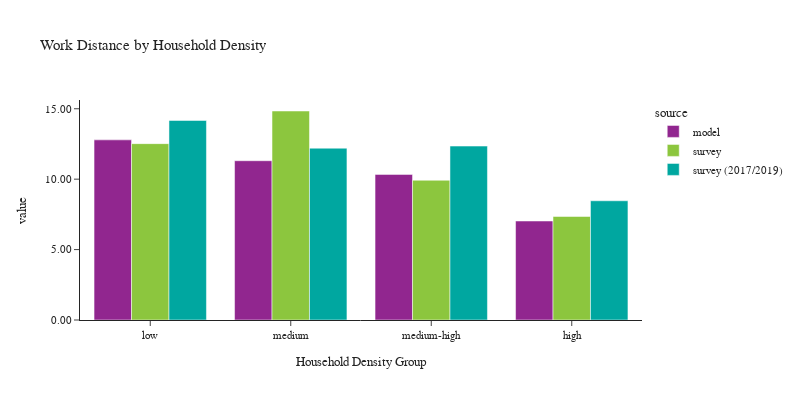

Here is the notebook cell this chart was saved with:
### Code cell
plot_work_location(df_workers, 'hh_density_group', 'Household Density', 'Household Density Group')

### Figure 1 — Plotly figure (JSON) as saved in the notebook; plotly's stock layout.template omitted (floating-point values rounded to 4 significant figures)
{"data": [{"alignmentgroup": "True", "customdata": [[569371], [582851], [538814], [519132]], "hovertemplate": "source=model<br>hh_density_group=%{x}<br>value=%{y}<br>sample count=%{customdata[0]}<extra></extra>", "legendgroup": "model", "marker": {"color": "#91268F", "pattern": {"shape": ""}}, "name": "model", "offsetgroup": "model", "orientation": "v", "showlegend": true, "textposition": "auto", "type": "bar", "x": ["low", "medium", "medium-high", "high"], "xaxis": "x", "y": [12.79, 11.31, 10.34, 7.029], "yaxis": "y"}, {"alignmentgroup": "True", "customdata": [[459], [436], [538], [1173]], "hovertemplate": "source=survey<br>hh_density_group=%{x}<br>value=%{y}<br>sample count=%{customdata[0]}<extra></extra>", "legendgroup": "survey", "marker": {"color": "#8CC63E", "pattern": {"shape": ""}}, "name": "survey", "offsetgroup": "survey", "orientation": "v", "showlegend": true, "textposition": "auto", "type": "bar", "x": ["low", "medium", "medium-high", "high"], "xaxis": "x", "y": [12.52, 14.84, 9.923, 7.351], "yaxis": "y"}, {"alignmentgroup": "True", "customdata": [[496], [574], [766], [3759]], "hovertemplate": "source=survey (2017/2019)<br>hh_density_group=%{x}<br>value=%{y}<br>sample count=%{customdata[0]}<extra></extra>", "legendgroup": "survey (2017/2019)", "marker": {"color": "#00A7A0", "pattern": {"shape": ""}}, "name": "survey (2017/2019)", "offsetgroup": "survey (2017/2019)", "orientation": "v", "showlegend": true, "textposition": "auto", "type": "bar", "x": ["low", "medium", "medium-high", "high"], "xaxis": "x", "y": [14.17, 12.2, 12.35, 8.466], "yaxis": "y"}], "layout": {"barmode": "group", "font": {"size": 11}, "height": 400, "legend": {"title": {"text": "source"}, "tracegroupgap": 0}, "title": {"text": "Work Distance by Household Density"}, "width": 800, "xaxis": {"anchor": "y", "domain": [0.0, 1.0], "title": {"text": "Household Density Group"}}, "yaxis": {"anchor": "x", "domain": [0.0, 1.0], "tickformat": ".2f", "title": {"text": "value"}}}}
